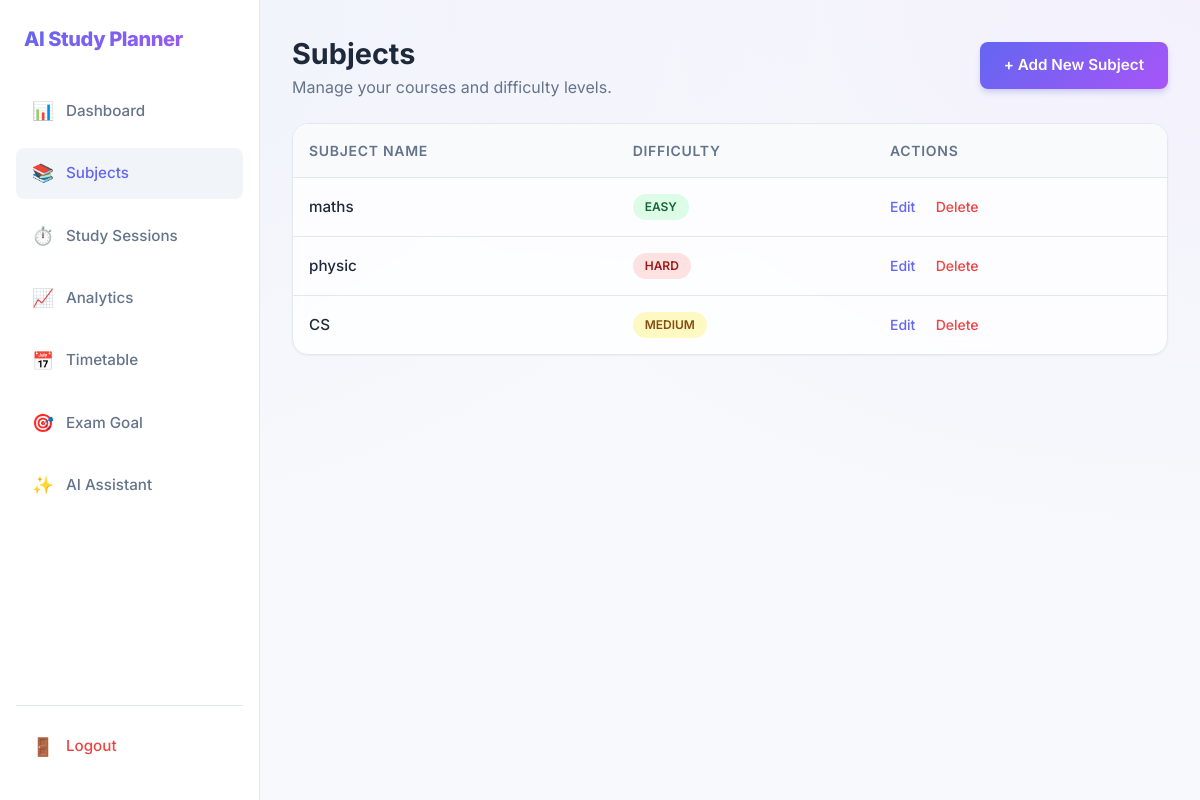
Before: /subject (signed in) with the older database file.
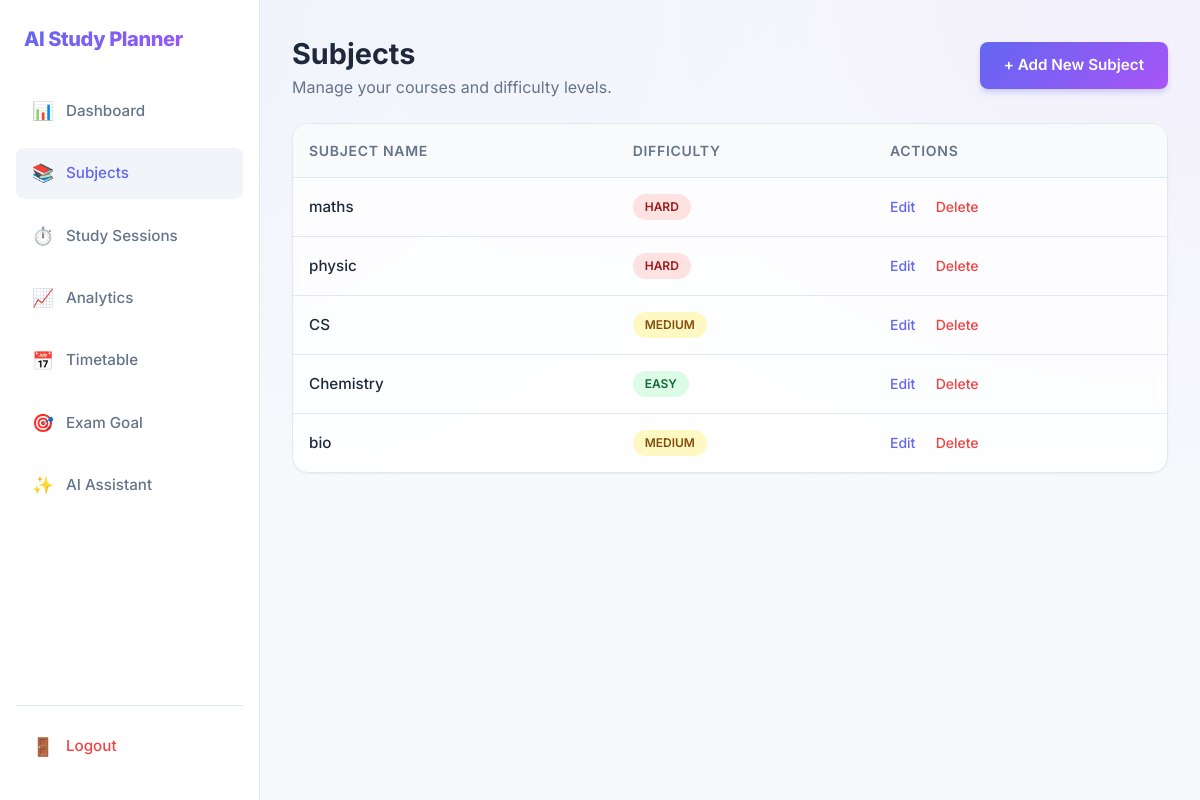
After: the same page with the newer database file.
### models/subject.py (models this page shows)
class Subject(db.Model):
    id = db.Column(db.Integer, primary_key=True)
    user_id = db.Column(db.Integer, db.ForeignKey('user.id'))
    name = db.Column(db.String(100), nullable=False)
    difficulty = db.Column(db.String(20), nullable=False)

### app.py (the view)
@app.route("/subject")
@login_required
def subject_page():
    user_subjects = Subject.query.filter_by(user_id=session["user_id"]).all()
    return render_template("subject.html", subjects=user_subjects)

### app.py (called while the page is built)
def login_required(f):
    @wraps(f)
    def wrapper(*args, **kwargs):
        if "user_id" not in session:
            return redirect(url_for("login"))
        return f(*args, **kwargs)
    return wrapper

### templates/subject.html (shortened to what this page needs)
<!DOCTYPE html>
<html lang="en">
<head>
  <link rel="stylesheet" href="{{ url_for('static', filename='saas-theme.css') }}">
</head>
<body>
  <div class="layout-container">
    <aside class="sidebar">
      <div style="padding: 0 var(--sp-2) var(--sp-8);">
        <h2 class="logo-text" style="font-size: 1.25rem;">AI Study Planner</h2>
      </div>
      <nav class="flex-col flex gap-2">
        <a href="{{ url_for('dashboard') }}" class="nav-item">
          <span class="nav-icon">📊</span> Dashboard
        </a>
        <a href="{{ url_for('subject_page') }}" class="nav-item active">
          <span class="nav-icon">📚</span> Subjects
        </a>
        <a href="{{ url_for('session_page') }}" class="nav-item">
          <span class="nav-icon">⏱️</span> Study Sessions
        </a>
        <a href="{{ url_for('summary') }}" class="nav-item">
          <span class="nav-icon">📈</span> Analytics
        </a>
        <a href="{{ url_for('timetable') }}" class="nav-item">
          <span class="nav-icon">📅</span> Timetable
        </a>
        <a href="{{ url_for('set_goal') }}" class="nav-item">
          <span class="nav-icon">🎯</span> Exam Goal
        </a>
        <a href="{{ url_for('assistant') }}" class="nav-item"><span class="nav-icon">✨</span> AI Assistant</a>
      </nav>
      <div style="margin-top: auto; padding-top: var(--sp-4); border-top: 1px solid var(--border-light);">
        <a href="{{ url_for('logout') }}" class="nav-item" style="color: #ef4444;">
          <span class="nav-icon">🚪</span> Logout
        </a>
      </div>
    </aside>
    <main class="main-content">
      <header class="section-header">
        <div>
          <h1 style="font-size: 1.8rem; font-weight: 700;">Subjects</h1>
          <p class="text-muted">Manage your courses and difficulty levels.</p>
        </div>
        <a href="{{ url_for('add_subject') }}" class="btn btn-primary">+ Add New Subject</a>
      </header>
      <div class="table-container">
        <table>
          <thead>
            <tr>
              <th>Subject Name</th>
              <th>Difficulty</th>
              <th>Actions</th>
            </tr>
          </thead>
          <tbody>
            {% for subject in subjects %}
            <tr>
              <td class="font-medium">{{ subject.name }}</td>
              <td>
                {% if subject.difficulty == 'Easy' %}
                <span class="badge badge-easy">Easy</span>
                {% elif subject.difficulty == 'Medium' %}
                <span class="badge badge-medium">Medium</span>
                {% else %}
                <span class="badge badge-hard">Hard</span>
                {% endif %}
              </td>
              <td>
                <a href="{{ url_for('edit_subject', sid=subject.id) }}" class="action-link">Edit</a>
                <a href="{{ url_for('delete_subject', sid=subject.id) }}" class="action-link delete"
                  onclick="return confirm('Are you sure?')">Delete</a>
              </td>
            </tr>
            {% else %}
            <tr>
              <td colspan="3" class="text-center text-muted" style="padding: 3rem;">
                No subjects found. <a href="{{ url_for('add_subject') }}">Add one now</a>.
              </td>
            </tr>
            {% endfor %}
          </tbody>
        </table>
      </div>
    </main>
  </div>
</body>
</html>

Changed rows visible on the page:
changed Subject "maths": difficulty "EASY" → "HARD"
added Subject: name "Chemistry", difficulty "EASY"
added Subject: name "bio", difficulty "MEDIUM"
